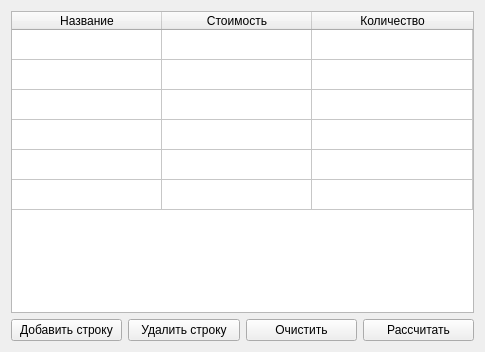
<?xml version="1.0" encoding="UTF-8"?>
<ui version="4.0">
 <class>Form</class>
 <widget class="QWidget" name="Form">
  <property name="geometry">
   <rect>
    <x>0</x>
    <y>0</y>
    <width>485</width>
    <height>352</height>
   </rect>
  </property>
  <property name="windowTitle">
   <string>Form</string>
  </property>
  <layout class="QVBoxLayout" name="verticalLayout">
   <item>
    <widget class="QTableWidget" name="screw_table">
     <property name="showGrid">
      <bool>true</bool>
     </property>
     <attribute name="horizontalHeaderVisible">
      <bool>true</bool>
     </attribute>
     <attribute name="horizontalHeaderCascadingSectionResizes">
      <bool>true</bool>
     </attribute>
     <attribute name="horizontalHeaderDefaultSectionSize">
      <number>150</number>
     </attribute>
     <attribute name="horizontalHeaderHighlightSections">
      <bool>true</bool>
     </attribute>
     <attribute name="horizontalHeaderShowSortIndicator" stdset="0">
      <bool>false</bool>
     </attribute>
     <attribute name="horizontalHeaderStretchLastSection">
      <bool>true</bool>
     </attribute>
     <attribute name="verticalHeaderVisible">
      <bool>false</bool>
     </attribute>
     <attribute name="verticalHeaderHighlightSections">
      <bool>false</bool>
     </attribute>
     <row>
      <property name="text">
       <string>New Row</string>
      </property>
     </row>
     <row>
      <property name="text">
       <string>New Row</string>
      </property>
     </row>
     <row>
      <property name="text">
       <string>New Row</string>
      </property>
     </row>
     <row>
      <property name="text">
       <string>New Row</string>
      </property>
     </row>
     <row>
      <property name="text">
       <string>New Row</string>
      </property>
     </row>
     <row>
      <property name="text">
       <string>New Row</string>
      </property>
     </row>
     <column>
      <property name="text">
       <string>Название</string>
      </property>
     </column>
     <column>
      <property name="text">
       <string>Стоимость</string>
      </property>
     </column>
     <column>
      <property name="text">
       <string>Количество</string>
      </property>
     </column>
    </widget>
   </item>
   <item>
    <layout class="QHBoxLayout" name="horizontalLayout">
     <item>
      <widget class="QPushButton" name="add_row_btn">
       <property name="text">
        <string>Добавить строку</string>
       </property>
      </widget>
     </item>
     <item>
      <widget class="QPushButton" name="del_row_btn">
       <property name="text">
        <string>Удалить строку</string>
       </property>
      </widget>
     </item>
     <item>
      <widget class="QPushButton" name="clear_btn">
       <property name="text">
        <string>Очистить</string>
       </property>
      </widget>
     </item>
     <item>
      <widget class="QPushButton" name="calc_btn">
       <property name="text">
        <string>Рассчитать</string>
       </property>
      </widget>
     </item>
    </layout>
   </item>
  </layout>
 </widget>
 <resources/>
 <connections/>
</ui>
